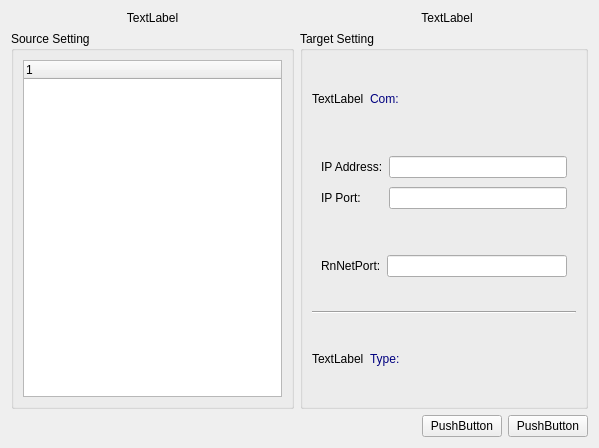
<?xml version="1.0" encoding="UTF-8"?>
<ui version="4.0">
 <class>NewConfigDialog</class>
 <widget class="QWidget" name="NewConfigDialog">
  <property name="geometry">
   <rect>
    <x>0</x>
    <y>0</y>
    <width>599</width>
    <height>448</height>
   </rect>
  </property>
  <property name="windowTitle">
   <string>Form</string>
  </property>
  <layout class="QGridLayout" name="gridLayout_2">
   <item row="0" column="0">
    <widget class="QLabel" name="label_source">
     <property name="text">
      <string>TextLabel</string>
     </property>
     <property name="alignment">
      <set>Qt::AlignCenter</set>
     </property>
    </widget>
   </item>
   <item row="1" column="0">
    <layout class="QVBoxLayout" name="verticalLayout_3">
     <item>
      <widget class="QGroupBox" name="groupBox_2">
       <property name="title">
        <string>Source Setting</string>
       </property>
       <layout class="QVBoxLayout" name="verticalLayout_2">
        <item>
         <widget class="QTreeWidget" name="treeWidget">
          <column>
           <property name="text">
            <string notr="true">1</string>
           </property>
          </column>
         </widget>
        </item>
       </layout>
      </widget>
     </item>
    </layout>
   </item>
   <item row="1" column="1" colspan="2">
    <layout class="QVBoxLayout" name="verticalLayout_4">
     <item>
      <widget class="QGroupBox" name="groupBox">
       <property name="title">
        <string>Target Setting</string>
       </property>
       <layout class="QVBoxLayout" name="verticalLayout">
        <item>
         <layout class="QHBoxLayout" name="horizontalLayout" stretch="0,1">
          <item>
           <widget class="QLabel" name="label_compic">
            <property name="text">
             <string>TextLabel</string>
            </property>
           </widget>
          </item>
          <item>
           <widget class="QLabel" name="label_com">
            <property name="styleSheet">
             <string notr="true">color: rgb(0, 0, 127);
font: 16pt &quot;Times New Roman&quot;;</string>
            </property>
            <property name="text">
             <string>Com:</string>
            </property>
           </widget>
          </item>
         </layout>
        </item>
        <item>
         <widget class="QWidget" name="widget_ip" native="true">
          <property name="minimumSize">
           <size>
            <width>0</width>
            <height>50</height>
           </size>
          </property>
          <layout class="QGridLayout" name="gridLayout">
           <item row="0" column="0">
            <widget class="QLabel" name="label_ipaddr">
             <property name="text">
              <string>IP Address:</string>
             </property>
            </widget>
           </item>
           <item row="0" column="1">
            <widget class="QLineEdit" name="lineEdit_Addr">
             <property name="minimumSize">
              <size>
               <width>0</width>
               <height>20</height>
              </size>
             </property>
             <property name="baseSize">
              <size>
               <width>0</width>
               <height>0</height>
              </size>
             </property>
            </widget>
           </item>
           <item row="1" column="0">
            <widget class="QLabel" name="label_ipport">
             <property name="text">
              <string>IP Port:</string>
             </property>
            </widget>
           </item>
           <item row="1" column="1">
            <widget class="QLineEdit" name="lineEdit_Port">
             <property name="minimumSize">
              <size>
               <width>0</width>
               <height>20</height>
              </size>
             </property>
            </widget>
           </item>
          </layout>
         </widget>
        </item>
        <item>
         <widget class="QWidget" name="widget_rnnetPort" native="true">
          <layout class="QHBoxLayout" name="horizontalLayout_4">
           <item>
            <widget class="QLabel" name="label_rnnetPort">
             <property name="text">
              <string>RnNetPort:</string>
             </property>
            </widget>
           </item>
           <item>
            <widget class="QLineEdit" name="lineEdit_rnNetPort"/>
           </item>
          </layout>
         </widget>
        </item>
        <item>
         <widget class="Line" name="line">
          <property name="orientation">
           <enum>Qt::Horizontal</enum>
          </property>
         </widget>
        </item>
        <item>
         <layout class="QHBoxLayout" name="horizontalLayout_3" stretch="0,1">
          <item>
           <widget class="QLabel" name="label_typepic">
            <property name="text">
             <string>TextLabel</string>
            </property>
           </widget>
          </item>
          <item>
           <widget class="QLabel" name="label_type">
            <property name="styleSheet">
             <string notr="true">color: rgb(0, 0, 127);
font: 16pt &quot;Times New Roman&quot;;</string>
            </property>
            <property name="text">
             <string>Type:</string>
            </property>
           </widget>
          </item>
         </layout>
        </item>
       </layout>
      </widget>
     </item>
    </layout>
   </item>
   <item row="2" column="2">
    <layout class="QHBoxLayout" name="horizontalLayout_2">
     <item>
      <spacer name="horizontalSpacer">
       <property name="orientation">
        <enum>Qt::Horizontal</enum>
       </property>
       <property name="sizeHint" stdset="0">
        <size>
         <width>40</width>
         <height>20</height>
        </size>
       </property>
      </spacer>
     </item>
     <item>
      <widget class="QPushButton" name="btn_apply">
       <property name="text">
        <string>PushButton</string>
       </property>
      </widget>
     </item>
     <item>
      <widget class="QPushButton" name="btn_cancle">
       <property name="text">
        <string>PushButton</string>
       </property>
      </widget>
     </item>
    </layout>
   </item>
   <item row="0" column="2">
    <widget class="QLabel" name="label_target">
     <property name="text">
      <string>TextLabel</string>
     </property>
     <property name="alignment">
      <set>Qt::AlignCenter</set>
     </property>
    </widget>
   </item>
  </layout>
 </widget>
 <resources/>
 <connections/>
</ui>
